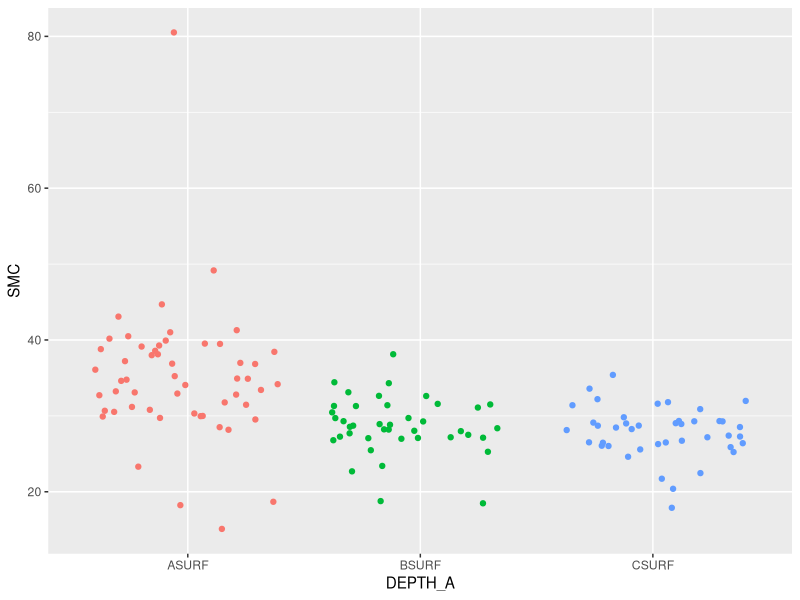
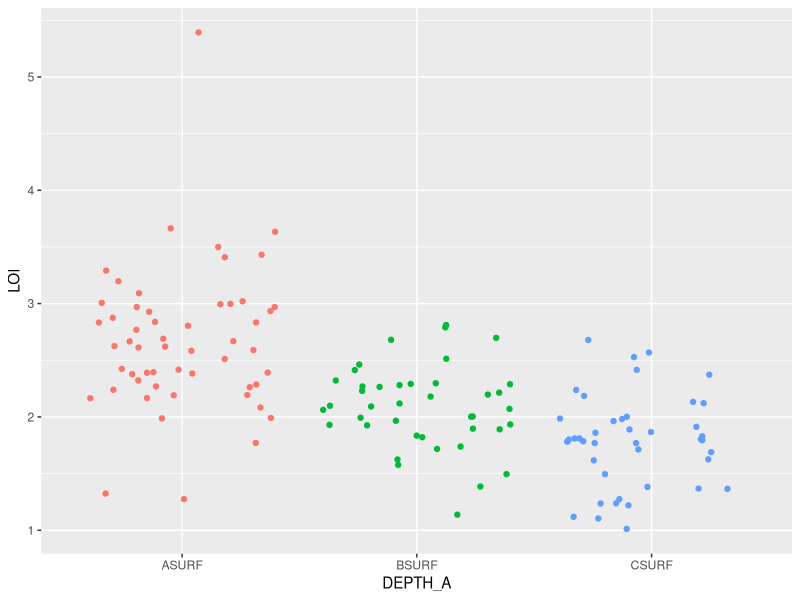
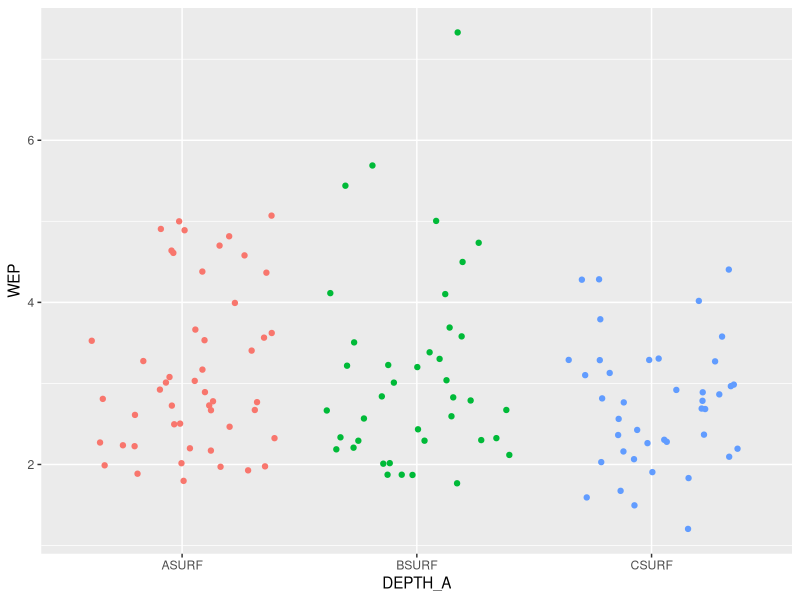
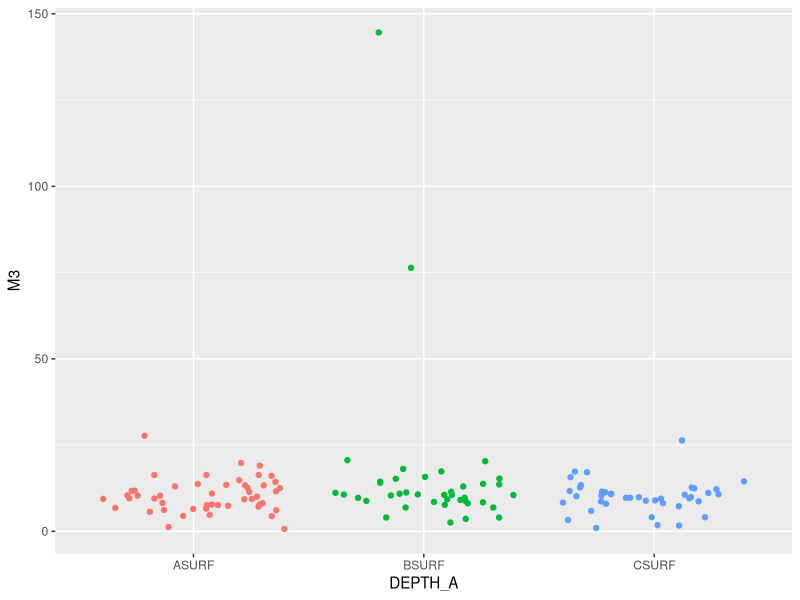
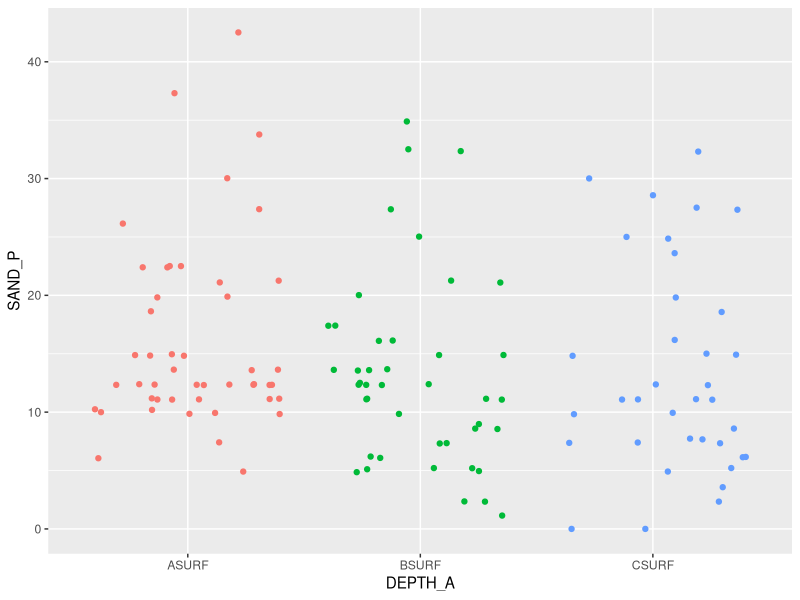
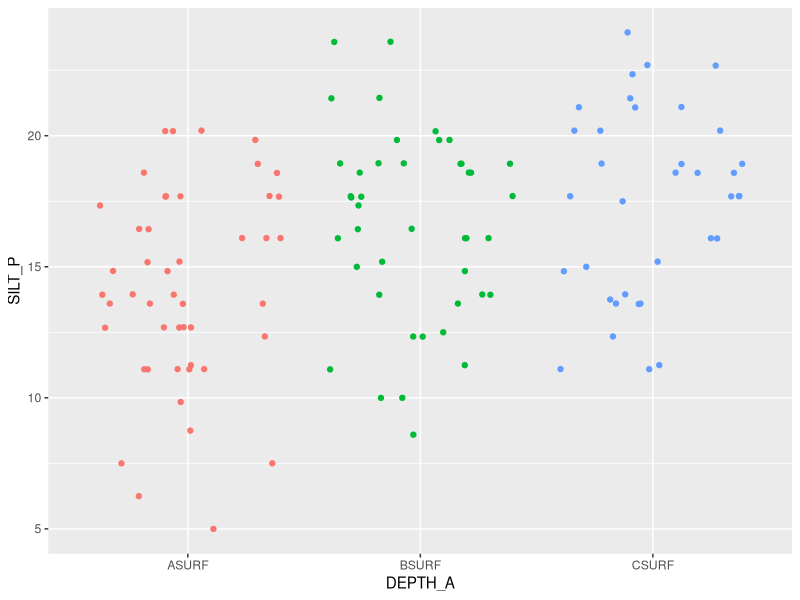
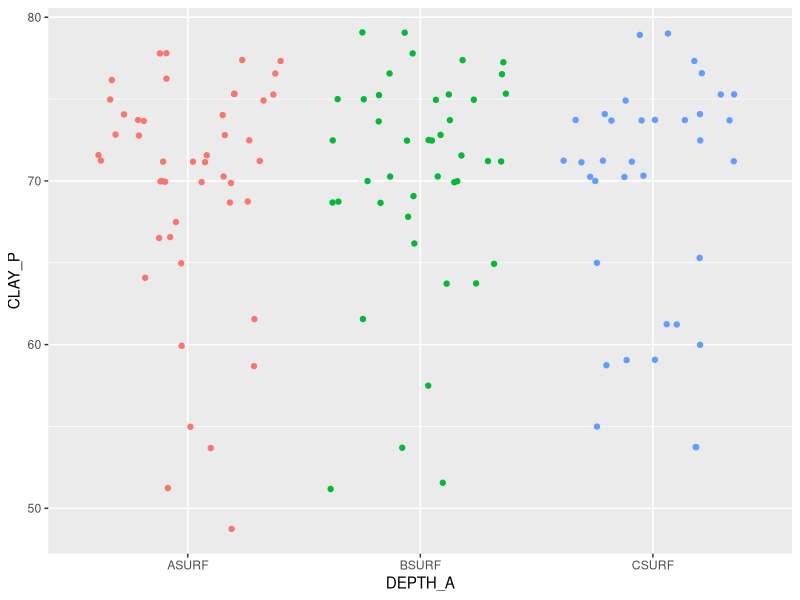
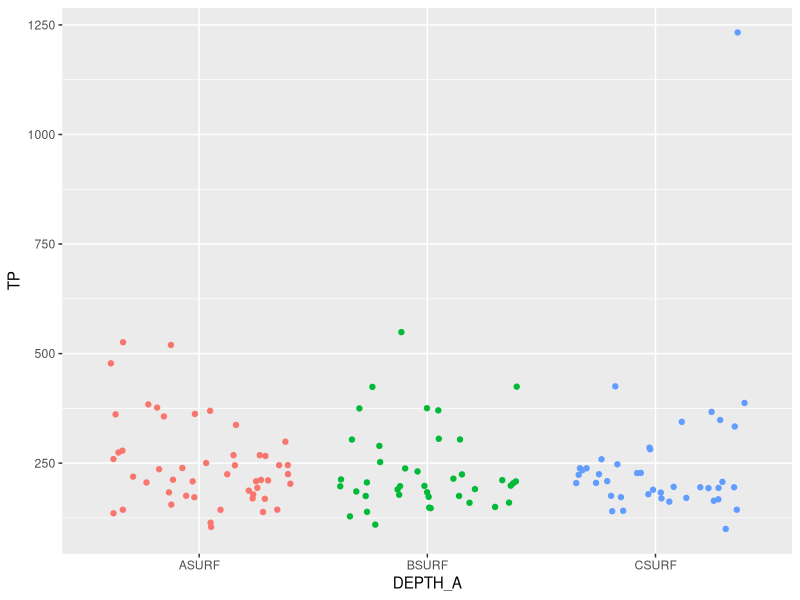

Write the R code that produced these figures, in order.
#Reading the data into R
lfs10<- read.csv("LF_Soil_10_data.csv")
lfs20<- read.csv("LF_Soil_20_data.csv")
lfs30<- read.csv("LF_Soil_20_data.csv")

#Confirming data is in R
head(lfs10,1)
head(lfs20,1)
head(lfs30,1)


#Reading the data into R
lfran<-read.csv("LF_Master_01212026.csv")

#Determining the column titles in order to parse the data
head(lfran)

#Opening the tidyverse library for visualization
library(tidyverse)

#Beginning the data analysis.

#General Summary of all data variables
summary(lfran)


#Now determining the overall distribution of the grouped data
#Starting with determining if there is statistical variance within the data based on depth

dSMC<-lfran %>%
  select(DEPTH_A,SMC)
summary(dSMC)
library(ggplot2)
ggplot(dSMC) + 
  aes(x=DEPTH_A, y = SMC, color=DEPTH_A) +
  geom_jitter() +
  theme(legend.position = "none")

dLOI<-lfran %>%
  select(DEPTH_A,LOI)
summary(dLOI)
library(ggplot2)
ggplot(dLOI) + 
  aes(x=DEPTH_A, y = LOI, color=DEPTH_A) +
  geom_jitter() +
  theme(legend.position = "none")

dWEP<-lfran %>%
  select(DEPTH_A,WEP)
summary(dWEP)
library(ggplot2)
ggplot(dWEP) + 
  aes(x=DEPTH_A, y = WEP, color=DEPTH_A) +
  geom_jitter() +
  theme(legend.position = "none")

dM3<-lfran %>%
  select(DEPTH_A,M3)
summary(dM3)
library(ggplot2)
ggplot(dM3) + 
  aes(x=DEPTH_A, y = M3, color=DEPTH_A) +
  geom_jitter() +
  theme(legend.position = "none")

dSAND<-lfran %>%
  select(DEPTH_A,SAND_P)
summary(dSAND)
library(ggplot2)
ggplot(dSAND) + 
  aes(x=DEPTH_A, y = SAND_P, color=DEPTH_A) +
  geom_jitter() +
  theme(legend.position = "none")

dSILT<-lfran %>%
  select(DEPTH_A,SILT_P)
summary(dSILT)
library(ggplot2)
ggplot(dSILT) + 
  aes(x=DEPTH_A, y = SILT_P, color=DEPTH_A) +
  geom_jitter() +
  theme(legend.position = "none")

dCLAY<-lfran %>%
  select(DEPTH_A,CLAY_P)
summary(dCLAY)
library(ggplot2)
ggplot(dCLAY) + 
  aes(x=DEPTH_A, y = CLAY_P, color=DEPTH_A) +
  geom_jitter() +
  theme(legend.position = "none")

dTP<-lfran %>%
  select(DEPTH_A,TP)
summary(dTP)
library(ggplot2)
ggplot(dTP) + 
  aes(x=DEPTH_A, y = TP, color=DEPTH_A) +
  geom_jitter() +
  theme(legend.position = "none")

#Now visualizing the data distribution based on Area
aSMC<-lfran %>%
  select(AREA,SMC)
summary(aSMC)
library(ggplot2)
ggplot(aSMC) + 
  aes(x=AREA, y = SMC, color=AREA) +
  geom_jitter() +
  theme(legend.position = "none")

aLOI<-lfran %>%
  select(AREA,LOI)
summary(aLOI)
library(ggplot2)
ggplot(aLOI) + 
  aes(x=AREA, y = LOI, color=AREA) +
  geom_jitter() +
  theme(legend.position = "none")

aWEP<-lfran %>%
  select(AREA,WEP)
summary(aWEP)
library(ggplot2)
ggplot(aWEP) + 
  aes(x=AREA, y = WEP, color=AREA) +
  geom_jitter() +
  theme(legend.position = "none")

aM3<-lfran %>%
  select(AREA,M3)
summary(aM3)
library(ggplot2)
ggplot(aM3) + 
  aes(x=AREA, y = M3, color=AREA) +
  geom_jitter() +
  theme(legend.position = "none")

aTP<-lfran %>%
  select(AREA,TP)
summary(aTP)
library(ggplot2)
ggplot(aTP) + 
  aes(x=AREA, y = TP, color=AREA) +
  geom_jitter() +
  theme(legend.position = "none")

aSAND<-lfran %>%
  select(AREA,SAND_P)
summary(aSAND)
library(ggplot2)
ggplot(aSAND) + 
  aes(x=AREA, y = SAND_P, color=AREA) +
  geom_jitter() +
  theme(legend.position = "none")

aSILT<-lfran %>%
  select(AREA,SILT_P)
summary(aSILT)
library(ggplot2)
ggplot(aSILT) + 
  aes(x=AREA, y = SILT_P, color=AREA) +
  geom_jitter() +
  theme(legend.position = "none")

aCLAY<-lfran %>%
  select(AREA,CLAY_P)
summary(aCLAY)
library(ggplot2)
ggplot(aCLAY) + 
  aes(x=AREA, y = CLAY_P, color=AREA) +
  geom_jitter() +
  theme(legend.position = "none")

# Determining the number of observations for WEP, TP
